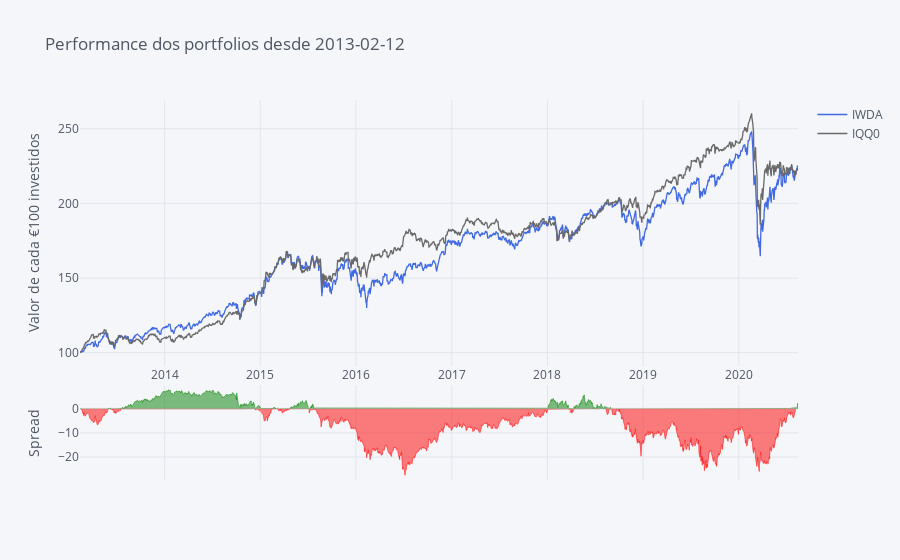

The code cell stored with this chart in its notebook:
### Code cell
# Making Color Palette
Palette = ['rgb(255, 153, 51)',     # 1 - orange
            'royalblue',            # 2 - Royalblue
            '#708090',              # 3 - Grey
            'rgb(128, 0, 128)',     # 4 - Indigo
            'rgb(219, 64, 82)',     # 5 - Red
            'rgb(0, 128, 128)',     # 6 - Teal
            '#191970',              # 7 - Navy
            'rgb(128, 128, 0)',     # 8 - Olive
            '#00BFFF',              # 9 - Water Blue
            'rgb(128, 177, 211)']   # 10 - 

fundos.iplot(title='Performance dos portfolios desde ' + Begin, yTitle='Valor de cada €100 investidos', color=['royalblue', 'dimgrey'], kind='spread')

### Figure 1 — Plotly figure (JSON) as saved in the notebook; plotly's stock layout.template omitted (floating-point values rounded to 4 significant figures; data arrays with more than 128 entries replaced by an {"elided": "..."} marker saying what was removed)
{"data": [{"line": {"color": "rgba(65, 105, 225, 1.0)", "dash": "solid", "shape": "linear", "width": 1.3}, "mode": "lines", "name": "IWDA", "text": "", "type": "scatter", "x": {"elided": "1918 str values"}, "y": {"elided": "1918 float values"}}, {"line": {"color": "rgba(105, 105, 105, 1.0)", "dash": "solid", "shape": "linear", "width": 1.3}, "mode": "lines", "name": "IQQ0", "text": "", "type": "scatter", "x": {"elided": "1918 str values"}, "y": {"elided": "1918 float values"}}, {"connectgaps": false, "fill": "tozeroy", "line": {"color": "green", "dash": "solid", "shape": "linear", "width": 0.5}, "mode": "lines", "name": "Spread", "showlegend": false, "type": "scatter", "x": {"elided": "1918 str values"}, "xaxis": "x2", "y": {"elided": "1918 mixed values"}, "yaxis": "y2"}, {"connectgaps": false, "fill": "tozeroy", "line": {"color": "red", "dash": "solid", "shape": "linear", "width": 0.5}, "mode": "lines", "name": "Spread", "showlegend": false, "type": "scatter", "x": {"elided": "1918 str values"}, "xaxis": "x2", "y": {"elided": "1918 mixed values"}, "yaxis": "y2"}], "layout": {"autosize": true, "hovermode": "x", "legend": {"bgcolor": "#F5F6F9", "font": {"color": "#4D5663"}}, "paper_bgcolor": "#F5F6F9", "plot_bgcolor": "#F5F6F9", "title": {"font": {"color": "#4D5663"}, "text": "Performance dos portfolios desde 2013-02-12"}, "xaxis": {"autorange": true, "gridcolor": "#E1E5ED", "range": ["2013-02-12", "2020-08-14"], "showgrid": true, "tickfont": {"color": "#4D5663"}, "title": {"font": {"color": "#4D5663"}, "text": ""}, "type": "date", "zerolinecolor": "#E1E5ED"}, "xaxis2": {"anchor": "y2", "autorange": true, "gridcolor": "#E1E5ED", "range": ["2013-02-12", "2020-08-14"], "showgrid": true, "showticklabels": false, "tickfont": {"color": "#4D5663"}, "title": {"font": {"color": "#4D5663"}, "text": ""}, "type": "date", "zerolinecolor": "#E1E5ED"}, "yaxis": {"autorange": true, "domain": [0.3, 1], "gridcolor": "#E1E5ED", "range": [91.09, 269.2], "showgrid": true, "tickfont": {"color": "#4D5663"}, "title": {"font": {"color": "#4D5663"}, "text": "Valor de cada €100 investidos"}, "type": "linear", "zerolinecolor": "#E1E5ED"}, "yaxis2": {"autorange": true, "domain": [0, 0.25], "gridcolor": "#E1E5ED", "range": [-29.54, 9.881], "showgrid": true, "tickfont": {"color": "#4D5663"}, "title": {"font": {"color": "#4D5663"}, "text": "Spread"}, "type": "linear", "zerolinecolor": "#E1E5ED"}}}
